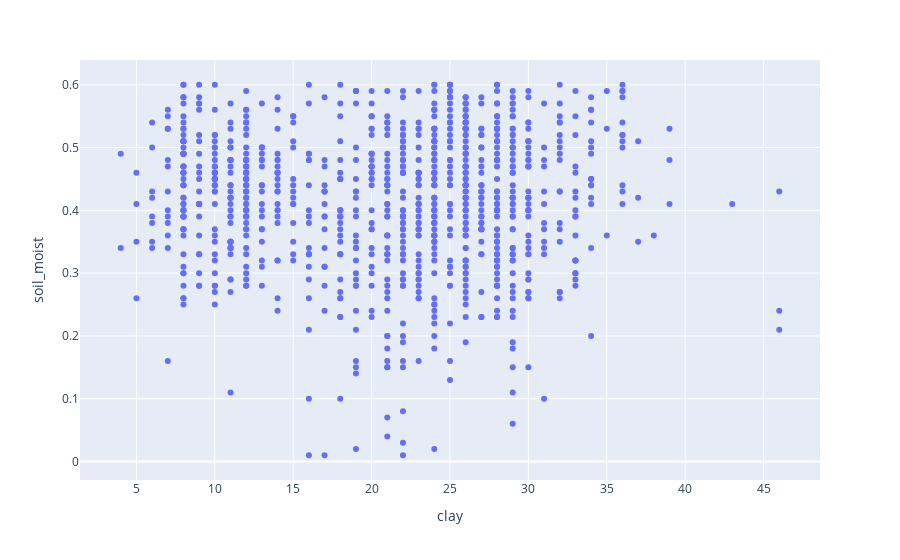
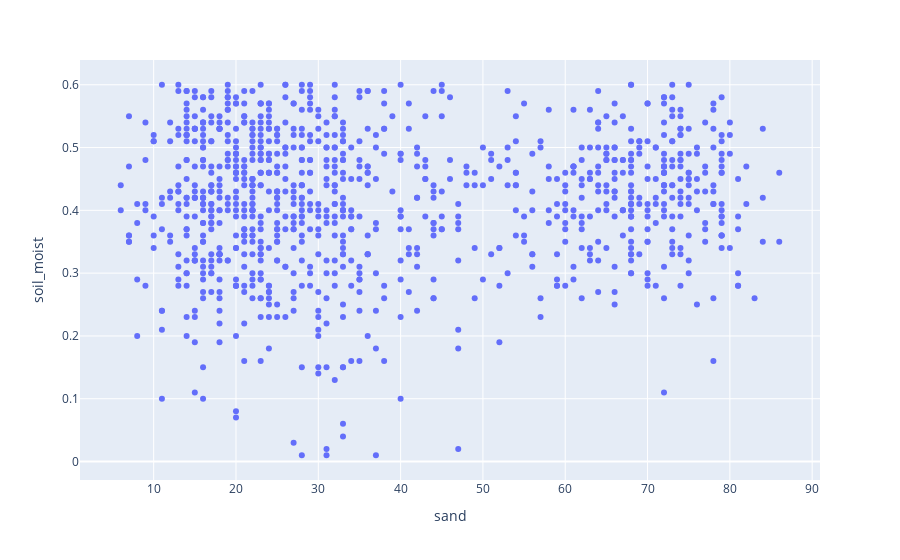
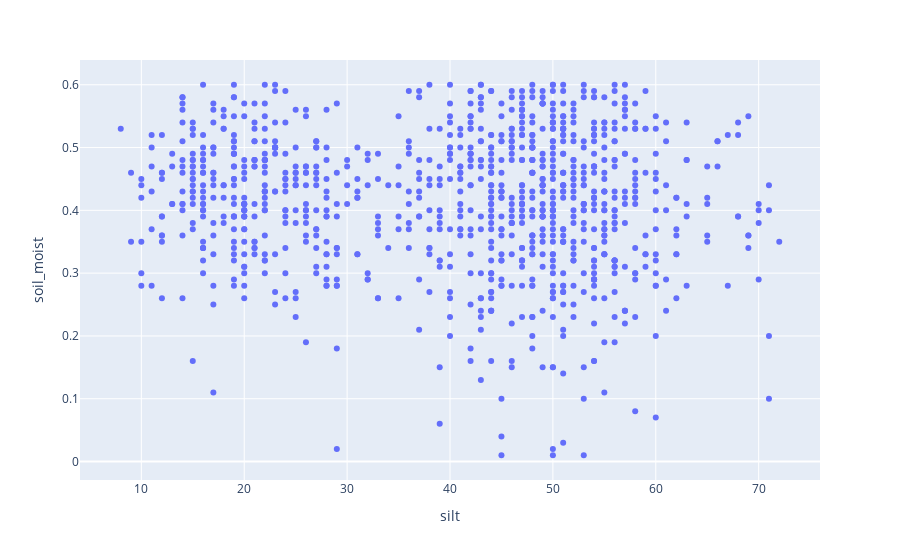

Here is the notebook cell these charts were saved with, in order:
### Code cell
for cont in soil_cont:
    fig = px.scatter(data_subset,x=cont, y="soil_moist")
    fig.show()

### Figure 1 — Plotly figure (JSON) as saved in the notebook; plotly's stock layout.template omitted (floating-point values rounded to 4 significant figures; data arrays with more than 128 entries replaced by an {"elided": "..."} marker saying what was removed)
{"data": [{"hovertemplate": "clay=%{x}<br>soil_moist=%{y}<extra></extra>", "legendgroup": "", "marker": {"color": "#636efa", "symbol": "circle"}, "mode": "markers", "name": "", "orientation": "v", "showlegend": false, "type": "scatter", "x": {"elided": "1000 int values"}, "xaxis": "x", "y": {"elided": "1000 float values"}, "yaxis": "y"}], "layout": {"legend": {"tracegroupgap": 0}, "margin": {"t": 60}, "xaxis": {"anchor": "y", "domain": [0, 1], "title": {"text": "clay"}}, "yaxis": {"anchor": "x", "domain": [0, 1], "title": {"text": "soil_moist"}}}}

### Figure 2 — Plotly figure (JSON) as saved in the notebook; plotly's stock layout.template omitted (floating-point values rounded to 4 significant figures; data arrays with more than 128 entries replaced by an {"elided": "..."} marker saying what was removed)
{"data": [{"hovertemplate": "sand=%{x}<br>soil_moist=%{y}<extra></extra>", "legendgroup": "", "marker": {"color": "#636efa", "symbol": "circle"}, "mode": "markers", "name": "", "orientation": "v", "showlegend": false, "type": "scatter", "x": {"elided": "1000 int values"}, "xaxis": "x", "y": {"elided": "1000 float values"}, "yaxis": "y"}], "layout": {"legend": {"tracegroupgap": 0}, "margin": {"t": 60}, "xaxis": {"anchor": "y", "domain": [0, 1], "title": {"text": "sand"}}, "yaxis": {"anchor": "x", "domain": [0, 1], "title": {"text": "soil_moist"}}}}

### Figure 3 — Plotly figure (JSON) as saved in the notebook; plotly's stock layout.template omitted (floating-point values rounded to 4 significant figures; data arrays with more than 128 entries replaced by an {"elided": "..."} marker saying what was removed)
{"data": [{"hovertemplate": "silt=%{x}<br>soil_moist=%{y}<extra></extra>", "legendgroup": "", "marker": {"color": "#636efa", "symbol": "circle"}, "mode": "markers", "name": "", "orientation": "v", "showlegend": false, "type": "scatter", "x": {"elided": "1000 int values"}, "xaxis": "x", "y": {"elided": "1000 float values"}, "yaxis": "y"}], "layout": {"legend": {"tracegroupgap": 0}, "margin": {"t": 60}, "xaxis": {"anchor": "y", "domain": [0, 1], "title": {"text": "silt"}}, "yaxis": {"anchor": "x", "domain": [0, 1], "title": {"text": "soil_moist"}}}}
